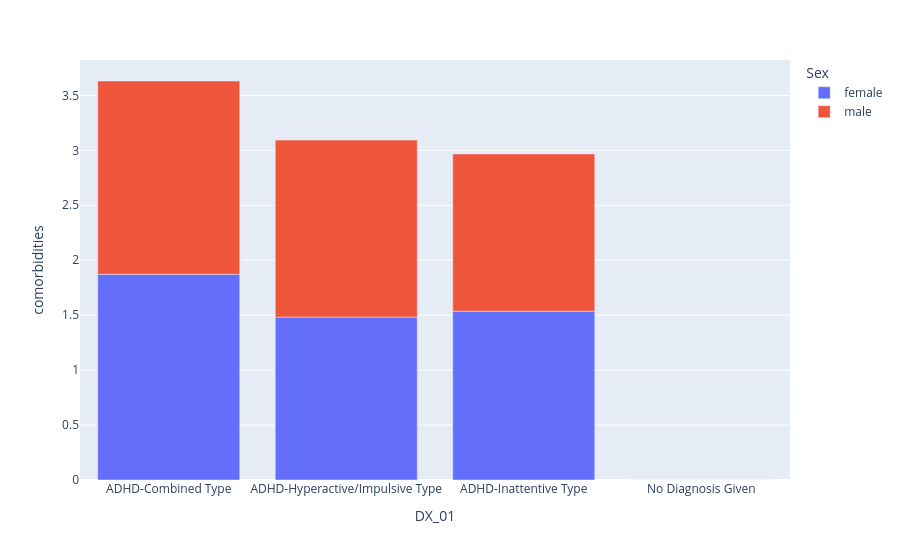

Notebook code for this chart:
### Markdown cell above
### How many comorbidities do children with adhd have?
#### Girls have more combordities on average than boys (except for impulsive type)

### Code cell
demographics = df.groupby(['DX_01', 'Sex']
                          ).agg({'comorbidities': 'mean',
                                }).reset_index()

fig = px.bar(demographics, x="DX_01", y="comorbidities", color='Sex')
fig.show()

### Figure 1 — Plotly figure (JSON) as saved in the notebook; plotly's stock layout.template omitted (floating-point values rounded to 4 significant figures)
{"data": [{"alignmentgroup": "True", "hovertemplate": "Sex=female<br>DX_01=%{x}<br>comorbidities=%{y}<extra></extra>", "legendgroup": "female", "marker": {"color": "#636efa", "pattern": {"shape": ""}}, "name": "female", "offsetgroup": "female", "orientation": "v", "showlegend": true, "textposition": "auto", "type": "bar", "x": ["ADHD-Combined Type", "ADHD-Hyperactive/Impulsive Type", "ADHD-Inattentive Type", "No Diagnosis Given"], "xaxis": "x", "y": [1.872, 1.483, 1.537, 0], "yaxis": "y"}, {"alignmentgroup": "True", "hovertemplate": "Sex=male<br>DX_01=%{x}<br>comorbidities=%{y}<extra></extra>", "legendgroup": "male", "marker": {"color": "#EF553B", "pattern": {"shape": ""}}, "name": "male", "offsetgroup": "male", "orientation": "v", "showlegend": true, "textposition": "auto", "type": "bar", "x": ["ADHD-Combined Type", "ADHD-Hyperactive/Impulsive Type", "ADHD-Inattentive Type", "No Diagnosis Given"], "xaxis": "x", "y": [1.759, 1.61, 1.431, 0], "yaxis": "y"}], "layout": {"barmode": "relative", "legend": {"title": {"text": "Sex"}, "tracegroupgap": 0}, "margin": {"t": 60}, "xaxis": {"anchor": "y", "domain": [0, 1], "title": {"text": "DX_01"}}, "yaxis": {"anchor": "x", "domain": [0, 1], "title": {"text": "comorbidities"}}}}
